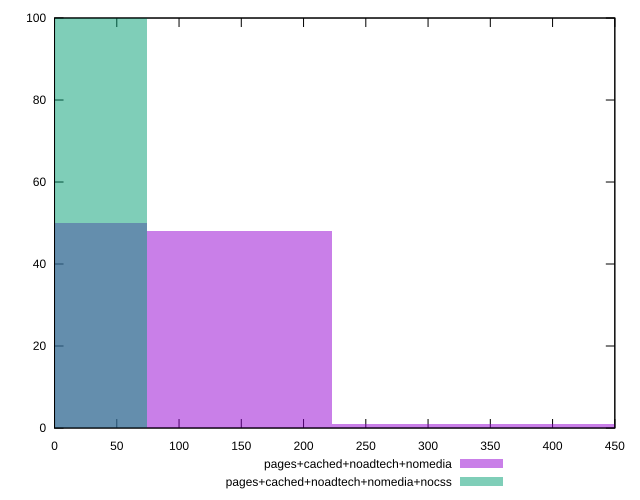

Reproduce this figure in gnuplot.
reset

$pagesCachedNoadtechNomedia <<EOF
445.94968269839734 1
0 50
148.6498942327991 48
297.2997884655982 1
EOF

$pagesCachedNoadtechNomediaNocss <<EOF
0 100
EOF

set key outside below
set boxwidth 148.6498942327991
set xrange [0:450]
set yrange [0:100]
set trange [0:100]
set style fill transparent solid 0.5 noborder
set terminal svg size 640, 500 enhanced background rgb 'white'
set output "report_00019_2021-02-10T18-14-37.922Z//unused-css-rules/comparison/histogram/3_vs_4.svg"

plot $pagesCachedNoadtechNomedia title "pages+cached+noadtech+nomedia" with boxes, \
     $pagesCachedNoadtechNomediaNocss title "pages+cached+noadtech+nomedia+nocss" with boxes

reset
